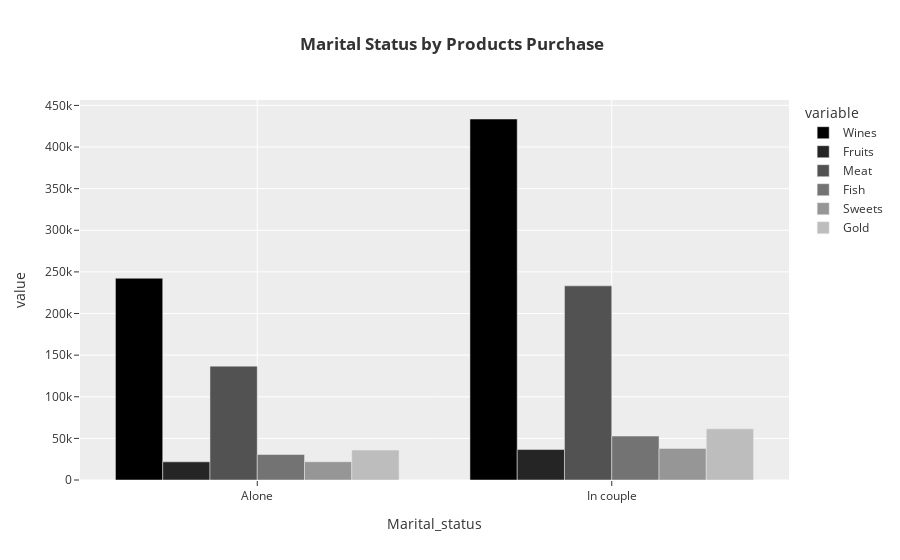

The notebook cell this image was saved under:
### Code cell
fig = px.bar(data_frame=l.reset_index(), x='Marital_status',
            y=['Wines', 'Fruits', 'Meat', 'Fish', 'Sweets', 'Gold'],
            barmode="group", title="<b> Marital Status by Products Purchase",
            color_discrete_sequence=px.colors.sequential.Greys_r)
fig.show()

### Figure 1 — Plotly figure (JSON) as saved in the notebook; plotly's stock layout.template omitted (floating-point values rounded to 4 significant figures)
{"data": [{"alignmentgroup": "True", "hovertemplate": "variable=Wines<br>Marital_status=%{x}<br>value=%{y}<extra></extra>", "legendgroup": "Wines", "marker": {"color": "rgb(0,0,0)", "pattern": {"shape": ""}}, "name": "Wines", "offsetgroup": "Wines", "orientation": "v", "showlegend": true, "textposition": "auto", "type": "bar", "x": ["Alone", "In couple"], "xaxis": "x", "y": [242392, 433682], "yaxis": "y"}, {"alignmentgroup": "True", "hovertemplate": "variable=Fruits<br>Marital_status=%{x}<br>value=%{y}<extra></extra>", "legendgroup": "Fruits", "marker": {"color": "rgb(37,37,37)", "pattern": {"shape": ""}}, "name": "Fruits", "offsetgroup": "Fruits", "orientation": "v", "showlegend": true, "textposition": "auto", "type": "bar", "x": ["Alone", "In couple"], "xaxis": "x", "y": [21812, 36579], "yaxis": "y"}, {"alignmentgroup": "True", "hovertemplate": "variable=Meat<br>Marital_status=%{x}<br>value=%{y}<extra></extra>", "legendgroup": "Meat", "marker": {"color": "rgb(82,82,82)", "pattern": {"shape": ""}}, "name": "Meat", "offsetgroup": "Meat", "orientation": "v", "showlegend": true, "textposition": "auto", "type": "bar", "x": ["Alone", "In couple"], "xaxis": "x", "y": [136801, 233244], "yaxis": "y"}, {"alignmentgroup": "True", "hovertemplate": "variable=Fish<br>Marital_status=%{x}<br>value=%{y}<extra></extra>", "legendgroup": "Fish", "marker": {"color": "rgb(115,115,115)", "pattern": {"shape": ""}}, "name": "Fish", "offsetgroup": "Fish", "orientation": "v", "showlegend": true, "textposition": "auto", "type": "bar", "x": ["Alone", "In couple"], "xaxis": "x", "y": [30627, 52770], "yaxis": "y"}, {"alignmentgroup": "True", "hovertemplate": "variable=Sweets<br>Marital_status=%{x}<br>value=%{y}<extra></extra>", "legendgroup": "Sweets", "marker": {"color": "rgb(150,150,150)", "pattern": {"shape": ""}}, "name": "Sweets", "offsetgroup": "Sweets", "orientation": "v", "showlegend": true, "textposition": "auto", "type": "bar", "x": ["Alone", "In couple"], "xaxis": "x", "y": [21939, 37956], "yaxis": "y"}, {"alignmentgroup": "True", "hovertemplate": "variable=Gold<br>Marital_status=%{x}<br>value=%{y}<extra></extra>", "legendgroup": "Gold", "marker": {"color": "rgb(189,189,189)", "pattern": {"shape": ""}}, "name": "Gold", "offsetgroup": "Gold", "orientation": "v", "showlegend": true, "textposition": "auto", "type": "bar", "x": ["Alone", "In couple"], "xaxis": "x", "y": [35954, 61461], "yaxis": "y"}], "layout": {"barmode": "group", "legend": {"title": {"text": "variable"}, "tracegroupgap": 0}, "title": {"text": "<b> Marital Status by Products Purchase"}, "xaxis": {"anchor": "y", "domain": [0.0, 1.0], "title": {"text": "Marital_status"}}, "yaxis": {"anchor": "x", "domain": [0.0, 1.0], "title": {"text": "value"}}}}
